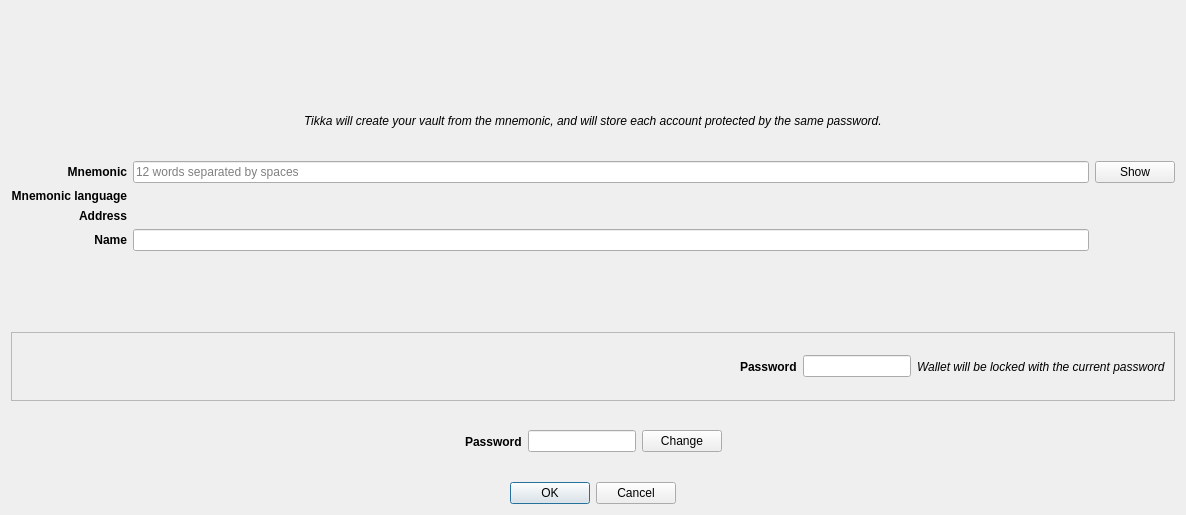
<?xml version="1.0" encoding="UTF-8"?>
<ui version="4.0">
 <class>VaultImportByMnemonicDialog</class>
 <widget class="QDialog" name="VaultImportByMnemonicDialog">
  <property name="geometry">
   <rect>
    <x>0</x>
    <y>0</y>
    <width>1186</width>
    <height>515</height>
   </rect>
  </property>
  <property name="windowTitle">
   <string>Import Vault by mnemonic</string>
  </property>
  <layout class="QVBoxLayout" name="verticalLayout">
   <item alignment="Qt::AlignHCenter">
    <widget class="QLabel" name="imagelabel">
     <property name="sizePolicy">
      <sizepolicy hsizetype="Preferred" vsizetype="Preferred">
       <horstretch>0</horstretch>
       <verstretch>0</verstretch>
      </sizepolicy>
     </property>
     <property name="minimumSize">
      <size>
       <width>0</width>
       <height>0</height>
      </size>
     </property>
     <property name="maximumSize">
      <size>
       <width>200</width>
       <height>200</height>
      </size>
     </property>
     <property name="sizeIncrement">
      <size>
       <width>0</width>
       <height>0</height>
      </size>
     </property>
     <property name="baseSize">
      <size>
       <width>0</width>
       <height>0</height>
      </size>
     </property>
     <property name="text">
      <string/>
     </property>
     <property name="pixmap">
      <pixmap resource="../../icons/tikka.slots.pyqt.resources.icons.index.qrc">:/images/safe_background</pixmap>
     </property>
     <property name="scaledContents">
      <bool>true</bool>
     </property>
     <property name="alignment">
      <set>Qt::AlignCenter</set>
     </property>
    </widget>
   </item>
   <item alignment="Qt::AlignHCenter">
    <widget class="QLabel" name="helpLabel">
     <property name="font">
      <font>
       <italic>true</italic>
      </font>
     </property>
     <property name="text">
      <string>Tikka will create your vault from the mnemonic, and will store each account protected by the same password.</string>
     </property>
    </widget>
   </item>
   <item>
    <layout class="QGridLayout" name="gridLayout">
     <item row="2" column="1">
      <widget class="QLabel" name="mnemonicLanguageValueLabel">
       <property name="text">
        <string/>
       </property>
      </widget>
     </item>
     <item row="1" column="0">
      <widget class="QLabel" name="mnemonicLabel">
       <property name="font">
        <font>
         <weight>75</weight>
         <bold>true</bold>
        </font>
       </property>
       <property name="text">
        <string>Mnemonic</string>
       </property>
       <property name="alignment">
        <set>Qt::AlignRight|Qt::AlignTrailing|Qt::AlignVCenter</set>
       </property>
      </widget>
     </item>
     <item row="1" column="1">
      <widget class="QLineEdit" name="mnemonicLineEdit">
       <property name="text">
        <string/>
       </property>
       <property name="echoMode">
        <enum>QLineEdit::Password</enum>
       </property>
       <property name="readOnly">
        <bool>false</bool>
       </property>
       <property name="placeholderText">
        <string>12 words separated by spaces</string>
       </property>
      </widget>
     </item>
     <item row="1" column="2">
      <widget class="QPushButton" name="showButton">
       <property name="text">
        <string>Show</string>
       </property>
      </widget>
     </item>
     <item row="5" column="0">
      <widget class="QLabel" name="nameLabel">
       <property name="font">
        <font>
         <weight>75</weight>
         <bold>true</bold>
        </font>
       </property>
       <property name="text">
        <string>Name</string>
       </property>
       <property name="alignment">
        <set>Qt::AlignRight|Qt::AlignTrailing|Qt::AlignVCenter</set>
       </property>
      </widget>
     </item>
     <item row="4" column="1">
      <widget class="QLabel" name="addressValueLabel">
       <property name="text">
        <string/>
       </property>
       <property name="textInteractionFlags">
        <set>Qt::LinksAccessibleByMouse|Qt::TextSelectableByKeyboard|Qt::TextSelectableByMouse</set>
       </property>
      </widget>
     </item>
     <item row="2" column="0">
      <widget class="QLabel" name="mnemonicLanguageLabel">
       <property name="font">
        <font>
         <weight>75</weight>
         <italic>false</italic>
         <bold>true</bold>
        </font>
       </property>
       <property name="text">
        <string>Mnemonic language</string>
       </property>
       <property name="alignment">
        <set>Qt::AlignRight|Qt::AlignTrailing|Qt::AlignVCenter</set>
       </property>
      </widget>
     </item>
     <item row="4" column="0">
      <widget class="QLabel" name="addressLabel">
       <property name="font">
        <font>
         <weight>75</weight>
         <bold>true</bold>
        </font>
       </property>
       <property name="text">
        <string>Address</string>
       </property>
       <property name="alignment">
        <set>Qt::AlignRight|Qt::AlignTrailing|Qt::AlignVCenter</set>
       </property>
      </widget>
     </item>
     <item row="5" column="1">
      <widget class="QLineEdit" name="nameLineEdit">
       <property name="sizePolicy">
        <sizepolicy hsizetype="Preferred" vsizetype="Preferred">
         <horstretch>0</horstretch>
         <verstretch>0</verstretch>
        </sizepolicy>
       </property>
      </widget>
     </item>
    </layout>
   </item>
   <item>
    <widget class="QLabel" name="errorLabel">
     <property name="styleSheet">
      <string notr="true">color: red</string>
     </property>
     <property name="text">
      <string/>
     </property>
     <property name="alignment">
      <set>Qt::AlignCenter</set>
     </property>
    </widget>
   </item>
   <item>
    <widget class="QFrame" name="storedPasswordFrame">
     <property name="frameShape">
      <enum>QFrame::StyledPanel</enum>
     </property>
     <property name="frameShadow">
      <enum>QFrame::Raised</enum>
     </property>
     <layout class="QHBoxLayout" name="horizontalLayout">
      <item>
       <spacer name="horizontalSpacer_4">
        <property name="orientation">
         <enum>Qt::Horizontal</enum>
        </property>
        <property name="sizeHint" stdset="0">
         <size>
          <width>40</width>
          <height>20</height>
         </size>
        </property>
       </spacer>
      </item>
      <item alignment="Qt::AlignRight">
       <widget class="QLabel" name="storedPasswordLabel">
        <property name="font">
         <font>
          <weight>75</weight>
          <bold>true</bold>
         </font>
        </property>
        <property name="text">
         <string>Password</string>
        </property>
       </widget>
      </item>
      <item alignment="Qt::AlignHCenter">
       <widget class="QLineEdit" name="storedpasswordLineEdit">
        <property name="sizePolicy">
         <sizepolicy hsizetype="Fixed" vsizetype="Fixed">
          <horstretch>0</horstretch>
          <verstretch>0</verstretch>
         </sizepolicy>
        </property>
        <property name="maxLength">
         <number>20</number>
        </property>
        <property name="echoMode">
         <enum>QLineEdit::Password</enum>
        </property>
        <property name="alignment">
         <set>Qt::AlignCenter</set>
        </property>
        <property name="readOnly">
         <bool>true</bool>
        </property>
       </widget>
      </item>
      <item alignment="Qt::AlignLeft">
       <widget class="QLabel" name="storedPasswordHintLabel">
        <property name="font">
         <font>
          <italic>true</italic>
         </font>
        </property>
        <property name="text">
         <string>Wallet will be locked with the current password</string>
        </property>
       </widget>
      </item>
     </layout>
    </widget>
   </item>
   <item>
    <widget class="QFrame" name="passwordFrame">
     <layout class="QHBoxLayout" name="passwordlLayout">
      <item>
       <spacer name="horizontalSpacer">
        <property name="orientation">
         <enum>Qt::Horizontal</enum>
        </property>
        <property name="sizeHint" stdset="0">
         <size>
          <width>40</width>
          <height>20</height>
         </size>
        </property>
       </spacer>
      </item>
      <item>
       <widget class="QLabel" name="passwordLabel">
        <property name="sizePolicy">
         <sizepolicy hsizetype="Fixed" vsizetype="Preferred">
          <horstretch>0</horstretch>
          <verstretch>0</verstretch>
         </sizepolicy>
        </property>
        <property name="sizeIncrement">
         <size>
          <width>0</width>
          <height>0</height>
         </size>
        </property>
        <property name="font">
         <font>
          <weight>75</weight>
          <bold>true</bold>
         </font>
        </property>
        <property name="text">
         <string>Password</string>
        </property>
        <property name="alignment">
         <set>Qt::AlignLeading|Qt::AlignLeft|Qt::AlignVCenter</set>
        </property>
       </widget>
      </item>
      <item>
       <widget class="QLineEdit" name="passwordLineEdit">
        <property name="sizePolicy">
         <sizepolicy hsizetype="Fixed" vsizetype="Fixed">
          <horstretch>0</horstretch>
          <verstretch>0</verstretch>
         </sizepolicy>
        </property>
        <property name="maxLength">
         <number>20</number>
        </property>
        <property name="alignment">
         <set>Qt::AlignCenter</set>
        </property>
        <property name="readOnly">
         <bool>true</bool>
        </property>
       </widget>
      </item>
      <item>
       <widget class="QPushButton" name="passwordChangeButton">
        <property name="sizePolicy">
         <sizepolicy hsizetype="Fixed" vsizetype="Fixed">
          <horstretch>0</horstretch>
          <verstretch>0</verstretch>
         </sizepolicy>
        </property>
        <property name="text">
         <string>Change</string>
        </property>
        <property name="icon">
         <iconset resource="../../icons/tikka.slots.pyqt.resources.icons.index.qrc">
          <normaloff>:/icons/refresh_icon</normaloff>:/icons/refresh_icon</iconset>
        </property>
       </widget>
      </item>
      <item>
       <spacer name="horizontalSpacer_2">
        <property name="orientation">
         <enum>Qt::Horizontal</enum>
        </property>
        <property name="sizeHint" stdset="0">
         <size>
          <width>40</width>
          <height>20</height>
         </size>
        </property>
       </spacer>
      </item>
     </layout>
    </widget>
   </item>
   <item alignment="Qt::AlignHCenter">
    <widget class="QDialogButtonBox" name="buttonBox">
     <property name="orientation">
      <enum>Qt::Horizontal</enum>
     </property>
     <property name="standardButtons">
      <set>QDialogButtonBox::Cancel|QDialogButtonBox::Ok</set>
     </property>
    </widget>
   </item>
  </layout>
 </widget>
 <tabstops>
  <tabstop>mnemonicLineEdit</tabstop>
  <tabstop>nameLineEdit</tabstop>
  <tabstop>storedpasswordLineEdit</tabstop>
  <tabstop>passwordLineEdit</tabstop>
  <tabstop>passwordChangeButton</tabstop>
  <tabstop>showButton</tabstop>
 </tabstops>
 <resources>
  <include location="../../icons/tikka.slots.pyqt.resources.icons.index.qrc"/>
 </resources>
 <connections>
  <connection>
   <sender>buttonBox</sender>
   <signal>accepted()</signal>
   <receiver>VaultImportByMnemonicDialog</receiver>
   <slot>accept()</slot>
   <hints>
    <hint type="sourcelabel">
     <x>248</x>
     <y>254</y>
    </hint>
    <hint type="destinationlabel">
     <x>157</x>
     <y>274</y>
    </hint>
   </hints>
  </connection>
  <connection>
   <sender>buttonBox</sender>
   <signal>rejected()</signal>
   <receiver>VaultImportByMnemonicDialog</receiver>
   <slot>reject()</slot>
   <hints>
    <hint type="sourcelabel">
     <x>316</x>
     <y>260</y>
    </hint>
    <hint type="destinationlabel">
     <x>286</x>
     <y>274</y>
    </hint>
   </hints>
  </connection>
 </connections>
</ui>
